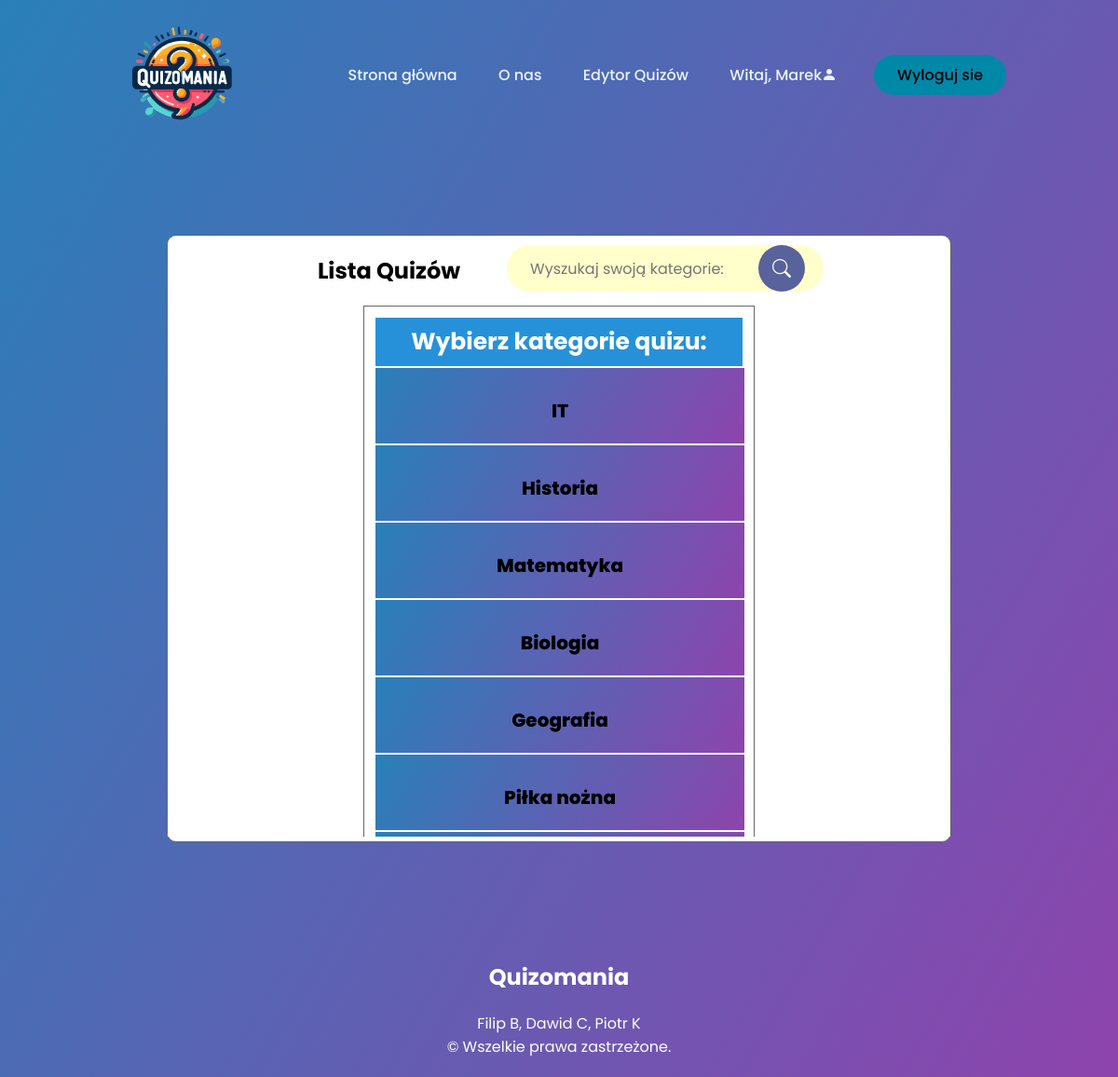
Page /php/stronaGlowna.php (signed in) on the committed database.
### tables this page shows
CREATE TABLE `users` (
  `id` bigint(20) NOT NULL,
  `userid` bigint(20) NOT NULL,
  `username` varchar(100) NOT NULL,
  `password` varchar(100) NOT NULL,
  `date` timestamp NOT NULL DEFAULT current_timestamp() ON UPDATE current_timestamp(),
  `email` varchar(320) NOT NULL
);

CREATE TABLE `kategorie` (
  `ID_kategorii` int(11) NOT NULL,
  `nazwa` varchar(255) NOT NULL
);

### php/function.php (called while the page is built, shortened)
<?php
function check_login($con)
{
	if(isset($_SESSION['userid']))
	{
		$id = $_SESSION['userid'];
		$query = "SELECT * FROM users WHERE userid = '$id' LIMIT 1";
		$result = mysqli_query($con,$query);
		if($result && mysqli_num_rows($result) > 0)
		{
			$user_data = mysqli_fetch_assoc($result);
			return $user_data;
		}
	}
	die;
}

### php/stronaGlowna.php (the view, shortened to what this page needs)
<?php
	include("connection.php");
	include("function.php");
	$user_data = check_login($con);
if(isset($_POST['search']))
{
    $valueToSearch = $_POST['valueToSearch'];
    $query = "SELECT * FROM `kategorie` WHERE nazwa LIKE '%".$valueToSearch."%'";
    $search_result = filterTable($query);
}
 else {
    $query = "SELECT * FROM kategorie";
    $search_result = filterTable($query);
}
function filterTable($query)
{
    $connect = mysqli_connect("localhost", "root", "", "quizy");
    $filter_Result = mysqli_query($connect, $query);
    return $filter_Result;
}
?>
<!DOCTYPE html>
<html lang="pl">
    <head>
        <link rel="stylesheet" href="../css/styl.css">
        <link rel="stylesheet" href="https://cdn.jsdelivr.net/npm/bootstrap-icons@1.3.0/font/bootstrap-icons.css">
    </head>
    <body>
        <header style="height: 100px">
			<img class="logo" src="../src/logo3.png" alt="logo">
				<nav>
					<ul class="nav_links">
						<li><a href="../php/stronaGlowna.php">Strona główna</a></li>
						<li><a href="onas.php" >O nas</a></li>
                        <li><a href="edytor.php" >Edytor Quizów</i></a></li>
                        <li><a href="#" >Witaj, <?php echo $user_data['username']; ?><i class="bi bi-person-fill"></i></a></li>
					</ul>
				</nav>
				<a class="cta" href="../php/logout.php"><button>Wyloguj sie</button></a>
		</header>
            <div style='height: 650px;' class="menu">
                <div class="search">
                    <h2>Lista Quizów</h2>
                    <div class="txt_field">
                        <form action="stronaGlowna.php" method="post" class="searchbar">
                        <input style="font-family: 'Poppins', sans-serif;" type="text" class="form-control" name="valueToSearch" placeholder="Wyszukaj swoją kategorie: "><br><br>
                        <button type="submit" value="" name="search"><i class="bi bi-search"></i></button>
                    </div>
                </div>
                <div class="tabela">
                    <table class="content-table">
                        <thead>
                            <tr>
                                <th>Wybierz kategorie quizu:</th>
                            </tr>
                        </thead>
                        <tbody>
                            <?php while($row = mysqli_fetch_array($search_result)):
                                $category_id = $row['ID_kategorii'];
                                $category_name = $row['nazwa'];?>
                                <tr>
                                <td><a href='quiz.php?category=<?php echo $category_id?>'>
                                <br><?php echo $category_name?></a></td>
                                </tr>
                            <?php endwhile;?>
                        </tbody>
                    </table>
                </div>
            </div>
            <footer>
                <div class="footer-bottom">
                    <h2>Quizomania</h2>
                        Filip B, Dawid C, Piotr K <br> &copy; Wszelkie prawa zastrzeżone.
                </div>
			</footer>
    </body>
</html>

### css/styl.css (style rules this page uses)
body { margin: 0; padding: 0; font-family: 'Poppins', sans-serif; background: linear-gradient(120deg, #2980b9, #8e44ad); background-repeat: no-repeat; background-attachment: fixed; height: 100vs; overflow: hidden; }
img { width: 150px; height: 150px; }
.menu { font-family: 'Poppins', sans-serif; position: absolute; background-color: white; color: black; width: 70%; top: 50%; left: 50%; transform: translate(-50%, -50%); height: 70%; border: 1px solid #666666; border-radius: 10px; }
.txt_field input { width: 100%; padding: 0 5px; height: 40px; font-size: 16px; border: none; background: none; outline: none; }
header li,a,button { font-family: 'Poppins', sans-serif; font-weight: 500; font-size: 16px; text-decoration: none; }
header { display: flex; justify-content: space-between; align-items: center; padding: 30px 10%; }
.logo { margin-right: auto; }
.nav_links { list-style: none; }
.nav_links a { color: #e9f4fb; }
.nav_links li { display: inline-block; padding: 0px 20px; }
.nav_links li a { transition: all 0.3s ease 0s; }
button { margin-left: 20px; padding: 9px 25px; background-color: rgba(0,136,169,1); border: none; border-radius: 50px; cursor: pointer; transition: all 0.3s ease 0s; }
footer { position: absolute; bottom: 0; left: 0; right: 0; height: auto; width: 100vw; font-family: 'Poppins', sans-serif; color: white; }
.footer-bottom { width: 100vw; padding: 20px 0; text-align: center; }

### php/stronaGlowna.php (style rules this page uses)
.tabela { width: 100%; display: flex; justify-content: center; text-align: center; background: white; overflow-y: scroll; max-height: 570px; }
h2 { text-align: center; }
.content-table { width: 50%; height: auto; overflow: hidden; font-size: 25px; text-decoration: none; align-items: center; border: 1px solid #666666; padding: 10px; }
.content-table a { color: black; font-family: 'Poppins', sans-serif; font-size: 20px; font-weight: 800; }
.content-table thead th { background: #2691d9; width: 100%; height: 50px; color: white; font-size: 25px; text-decoration: none; text-align: center; }
.content-table tbody { color: black; width: 100%; font-size: 15px; background-color: #2980b9; font-family: 'Poppins', sans-serif; }
.content-table tbody td { display: block; background: linear-gradient(120deg, #2980b9, #8e44ad); width: 100%; text-align: center; font-size: 20px; padding-bottom: 20px; font-weight: bold; color: red; }
.content-table tbody td { color: white; }
.txt_field { font-family: 'Poppins', sans-serif; }
.searchbar { width: 300px; height: 10px; background: rgba(255,255,0,0.2); display: flex; justify-content: center; align-items: center; border-radius: 60px; padding: 20px; font-size: 15px; margin-top: 10px; margin-right: 50px; backdrop-filter: blur(4px) saturate(180%); }
.searchbar button { display: block; border: 0; outline: none; font-size: 20px; color: #cac77c; font-family: 'Poppins', sans-serif; }
.searchbar button[type="submit"] { border-radius: 30px; height: 50px; width: 30px; background: #58629b; cursor: pointer; margin-left: 10px; }
.search { display: flex; flex-direction: row; justify-content: center; }
.search h2 { margin-right: 50px; margin-left: 75px; }

### rows in the picture
users: username "Marek"
kategorie: nazwa "IT"
kategorie: nazwa "Historia"
kategorie: nazwa "Matematyka"
kategorie: nazwa "Biologia"
kategorie: nazwa "Geografia"
kategorie: nazwa "Piłka nożna"
